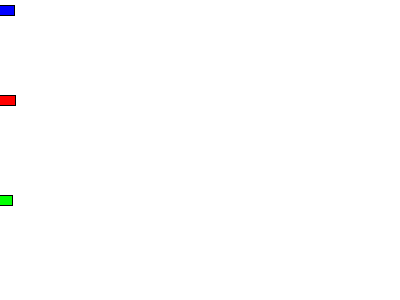
Frame 1 (no input)
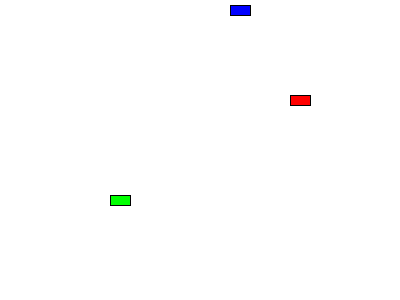
Frame 60 (the mouse pressed at the canvas centre just before this capture)
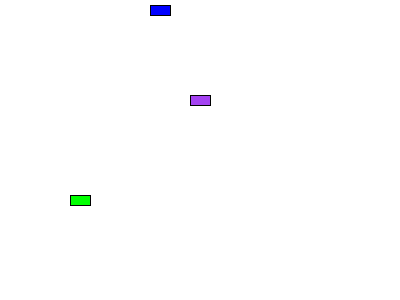
Frame 120 (the mouse held since frame 60 and released just before this capture)

The Processing sketch that drew these frames (run headless with seeded random() and noise(); from frame 60 on, the mouse is pressed at the canvas centre):

// Processing sketch: processing_115751
// ── processing_115751.pde

Car myCar1;
Car myCar2;
Car myCar3;

void setup() {
  size(400,300);
   int r = 40;
   int g = 200;
   int b = 100;
  myCar1 = new Car(color(255,0,0),0,100,5);
  myCar2 = new Car(color(0,0,255),0,10,4);
  myCar3 = new Car(color(0,255,0),0,200,2);
}

void draw() {
  background(255);
  myCar1.move();
  myCar1.display();
  myCar2.move();
  myCar2.display();
  myCar3.move();
  myCar3.display();
  
 if (myCar1.xpos > width - 1 || myCar1.xpos == 0 ){
   myCar1.change();
   myCar2.xspeed = -(myCar2.xspeed);
   myCar3.xspeed = -(myCar3.xspeed);
 }
  
  if (myCar2.xpos > width - 1 || myCar2.xpos == 0){
   myCar2.change();
   myCar1.xspeed = -(myCar1.xspeed);
   myCar3.xspeed = -(myCar3.xspeed);
  }
   
   if (myCar3.xpos > width - 1 || myCar3.xpos == 0){
   myCar3.change();
   myCar2.xspeed = -(myCar2.xspeed);
   myCar1.xspeed = -(myCar1.xspeed);
   }
}



class Car { // Even though there are multiple objects, we still only need one class. No matter how many cookies we make, only one cookie cutter is needed.Isnâ€™t object-oriented programming swell?
  color c;
  float xpos;
  float ypos;
  float r;
  float g;
  float b;
  float xspeed;

  Car(color tempC, float tempXpos, float tempYpos, float tempXspeed) {
    c = tempC;
    xpos = tempXpos;
    ypos = tempYpos;
    xspeed = tempXspeed;
  }
  
  void display() {
    stroke(0);
    fill(c);
    rectMode(CENTER);
    rect(xpos,ypos,20,10);
  }

  void move() {
    xpos = xpos + xspeed;
    if (xpos > width - 1 || xpos - 1 < 0) {
      xspeed = - xspeed;
      
    } 
    
  }
  void change(){
    c = color(random(0,255),random(0,255),random(0,255));
  }
}
  
